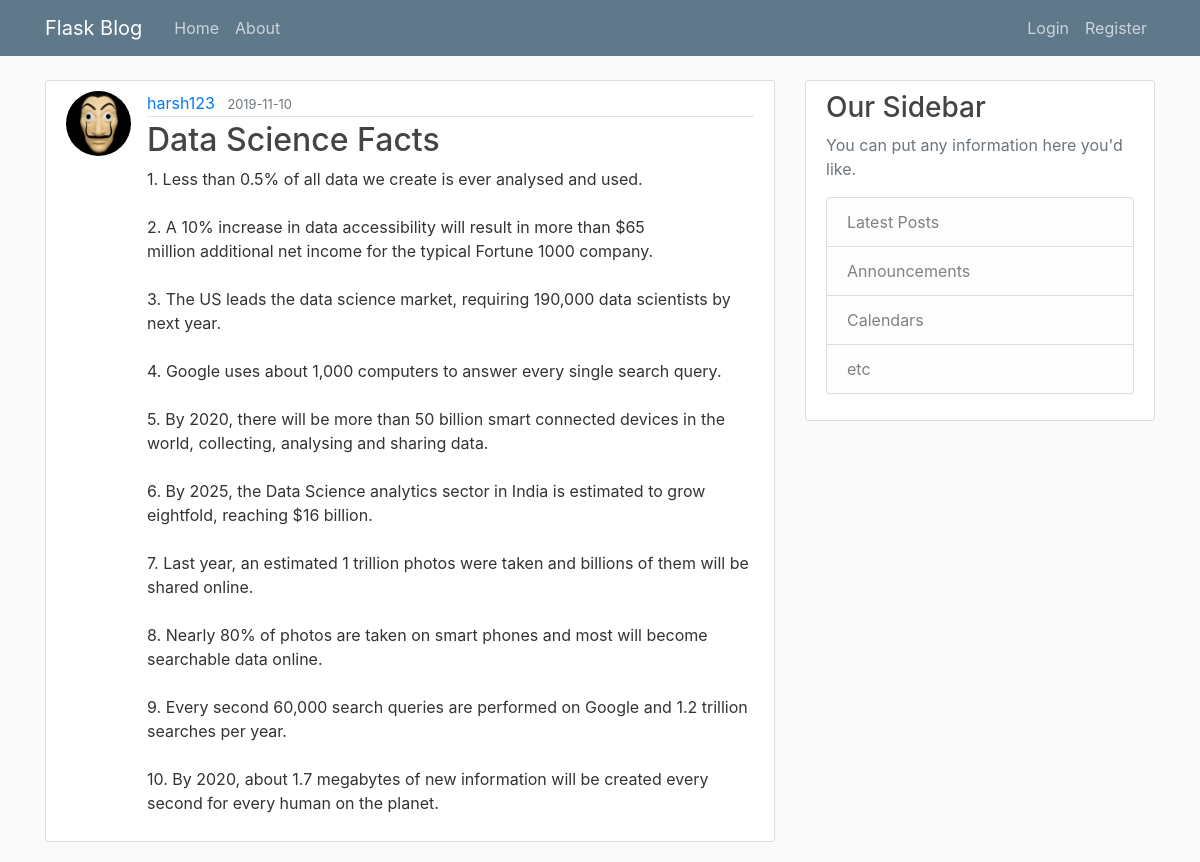
Screenshot of /post/3 with the database file from the repository.
### app/model.py (models this page shows, shortened)
class User(db.Model, UserMixin):
    id = db.Column(db.Integer, primary_key=True)
    username = db.Column(db.String(20), unique=True, nullable=False)
    email = db.Column(db.String(120), unique=True, nullable=False)
    image_profile = db.Column(db.String(120), nullable=False, default='default.jpg')
    password = db.Column(db.String(60), unique=True, nullable=False)
    posts = db.relationship('Post', backref='author', lazy=True)

class Post(db.Model):
    id = db.Column(db.Integer, primary_key=True)
    title = db.Column(db.String(20), nullable=False)
    date_posted = db.Column(db.DateTime, nullable=False, default=datetime.utcnow())
    content = db.Column(db.Text, nullable=False)
    user_id = db.Column(db.Integer, db.ForeignKey('user.id'), nullable=False)

### app/posts/routes.py (the view)
@posts.route('/post/<int:post_id>')
def post(post_id):
    post = Post.query.get_or_404(post_id)
    return render_template('post.html', title=post.title, post=post)

### app/templates/post.html (shortened to what this page needs)
{% extends "layout.html" %}
{% block content %}
  <article class="media content-section">
    <img class="rounded-circle article-img" src="{{ url_for('static', filename='profile_pic/' + post.author.image_profile) }}">
    <div class="media-body">
      <div class="article-metadata">
        <a class="mr-2" href="{{ url_for('users.user_posts', username=post.author.username) }}">{{ post.author.username }}</a>
        <small class="text-muted">{{ post.date_posted.strftime('%Y-%m-%d') }}</small>
      </div>
      <h2 class="article-title">{{ post.title }}</h2>
      <p class="article-content">{{ post.content }}</p>
    </div>
  </article>
{% endblock content %}

### app/static/main.css (style rules this page uses)
body { background: #fafafa; color: #333333; margin-top: 5rem; }
h1, h2, h3, h4, h5, h6 { color: #444444; }
.content-section { background: #ffffff; padding: 10px 20px; border: 1px solid #dddddd; border-radius: 3px; margin-bottom: 20px; }
.article-title { color: #444444; }
.article-content { white-space: pre-line; }
.article-img { height: 65px; width: 65px; margin-right: 16px; }
.article-metadata { padding-bottom: 1px; margin-bottom: 4px; border-bottom: 1px solid #e3e3e3 }

### rows the page displays
User: image_profile (placeholder picture), author.username "harsh123"
Post: date_posted "2019-11-10", title "Data Science Facts", content "1. Less than 0.5% of all data we create is ever analysed and used. 2. A 10% increase in data accessibility will result in more than $65 million additional net income for the typical Fortune 1000 company. 3. The US leads the data science market, requiring 190,000 data scientists by next year. 4. Google uses about 1,000 computers to answer every single search query. 5. By 2020, there will be more than 50 billion smart connected devices in the world, collecting, analysing and sharing data. 6. By 2025, the Data Science analytics sector in India is estimated to grow eightfold, reaching $16 billion. 7. Last year, an estimated 1 trillion photos were taken and billions of them will be shared…"
